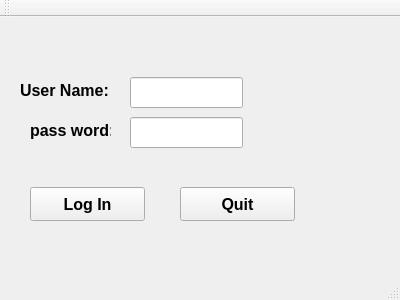
<?xml version="1.0" encoding="UTF-8"?>
<ui version="4.0">
 <class>MainWindow</class>
 <widget class="QMainWindow" name="MainWindow">
  <property name="geometry">
   <rect>
    <x>0</x>
    <y>0</y>
    <width>400</width>
    <height>300</height>
   </rect>
  </property>
  <property name="windowTitle">
   <string>MainWindow</string>
  </property>
  <widget class="QWidget" name="centralWidget">
   <widget class="QLineEdit" name="ti_user">
    <property name="geometry">
     <rect>
      <x>130</x>
      <y>60</y>
      <width>113</width>
      <height>31</height>
     </rect>
    </property>
   </widget>
   <widget class="QLineEdit" name="ti_psw">
    <property name="geometry">
     <rect>
      <x>130</x>
      <y>100</y>
      <width>113</width>
      <height>31</height>
     </rect>
    </property>
   </widget>
   <widget class="QLabel" name="u_label">
    <property name="geometry">
     <rect>
      <x>20</x>
      <y>60</y>
      <width>91</width>
      <height>26</height>
     </rect>
    </property>
    <property name="font">
     <font>
      <pointsize>12</pointsize>
      <weight>75</weight>
      <bold>true</bold>
     </font>
    </property>
    <property name="text">
     <string>User Name:</string>
    </property>
   </widget>
   <widget class="QLabel" name="psw_label">
    <property name="geometry">
     <rect>
      <x>30</x>
      <y>100</y>
      <width>81</width>
      <height>26</height>
     </rect>
    </property>
    <property name="font">
     <font>
      <pointsize>12</pointsize>
      <weight>75</weight>
      <bold>true</bold>
     </font>
    </property>
    <property name="text">
     <string>pass word:</string>
    </property>
   </widget>
   <widget class="QPushButton" name="b_login">
    <property name="geometry">
     <rect>
      <x>30</x>
      <y>170</y>
      <width>115</width>
      <height>34</height>
     </rect>
    </property>
    <property name="font">
     <font>
      <pointsize>12</pointsize>
      <weight>75</weight>
      <bold>true</bold>
     </font>
    </property>
    <property name="text">
     <string>Log In</string>
    </property>
   </widget>
   <widget class="QPushButton" name="b_quit">
    <property name="geometry">
     <rect>
      <x>180</x>
      <y>170</y>
      <width>115</width>
      <height>34</height>
     </rect>
    </property>
    <property name="font">
     <font>
      <pointsize>12</pointsize>
      <weight>75</weight>
      <bold>true</bold>
     </font>
    </property>
    <property name="text">
     <string>Quit</string>
    </property>
   </widget>
  </widget>
  <widget class="QMenuBar" name="menuBar">
   <property name="geometry">
    <rect>
     <x>0</x>
     <y>0</y>
     <width>400</width>
     <height>32</height>
    </rect>
   </property>
  </widget>
  <widget class="QToolBar" name="mainToolBar">
   <attribute name="toolBarArea">
    <enum>TopToolBarArea</enum>
   </attribute>
   <attribute name="toolBarBreak">
    <bool>false</bool>
   </attribute>
  </widget>
  <widget class="QStatusBar" name="statusBar"/>
 </widget>
 <layoutdefault spacing="6" margin="11"/>
 <resources/>
 <connections/>
</ui>
